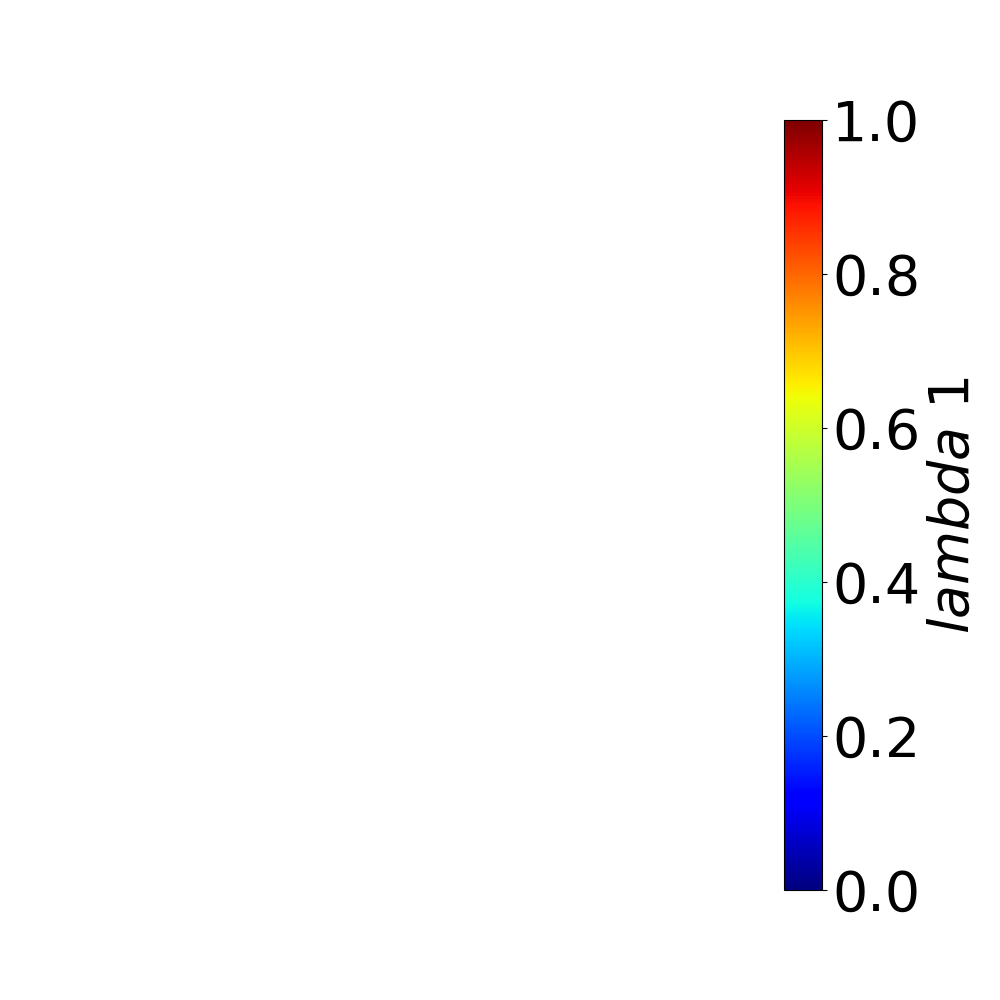

Here is the Python script that generated this plot:
#!/home/kidyan0000/anaconda2/bin/python
import fileinput
import re
import os
import re
import numpy as np
import pymesh
import vispy.scene
from vispy.scene import visuals
from plyfile import PlyData, PlyElement, PlyProperty, PlyListProperty
from math import ceil
import sympy
import matplotlib.pyplot as plt
import matplotlib.colors as colors
from matplotlib.mlab import bivariate_normal
from matplotlib.colors import PowerNorm
from mpl_toolkits.mplot3d import Axes3D
from rbf.basis import RBF, get_r, get_eps


class MidpointNormalize(colors.Normalize):
    def __init__(self, vmin=None, vmax=None, midpoint=None, clip=False):
        self.midpoint = midpoint
        colors.Normalize.__init__(self, vmin, vmax, clip)

    def __call__(self, value, clip=None):
        # I'm ignoring masked values and all kinds of edge cases to make a
        # simple example...
        x, y = [self.vmin, self.midpoint, self.vmax], [0.0, 0.12, 0.6]
        return np.ma.masked_array(np.interp(value, x, y))


def shiftedColorMap(cmap, start=0, midpoint=0.2, stop=1.0, name='shiftedcmap'):
    '''
    Function to offset the "center" of a colormap. Useful for
    data with a negative min and positive max and you want the
    middle of the colormap's dynamic range to be at zero
    
    Input
    -----
      cmap : The matplotlib colormap to be altered
      start : Offset from lowest point in the colormap's range.
          Defaults to 0.0 (no lower ofset). Should be between
          0.0 and 1.0.
      midpoint : The new center of the colormap. Defaults to 
          0.5 (no shift). Should be between 0.0 and 1.0. In
          general, this should be  1 - vmax/(vmax + abs(vmin))
          For example if your data range from -15.0 to +5.0 and
          you want the center of the colormap at 0.0, `midpoint`
          should be set to  1 - 5/(5 + 15)) or 0.75
      stop : Offset from highets point in the colormap's range.
          Defaults to 1.0 (no upper ofset). Should be between
          0.0 and 1.0.
    '''
    cdict = {
        'red': [],
        'green': [],
        'blue': [],
        'alpha': []
    }
      
    # regular index to compute the colors
    reg_index = np.linspace(start, stop, 257)

    # shifted index to match the data
    shift_index = np.hstack([
        np.linspace(0.0, midpoint, 128, endpoint=False), 
        np.linspace(midpoint, 1.0, 129, endpoint=True)
    ])
    
    for ri, si in zip(reg_index, shift_index):
        r, g, b, a = cmap(ri)

        cdict['red'].append((si, r, r))
        cdict['green'].append((si, g, g))
        cdict['blue'].append((si, b, b))
        cdict['alpha'].append((si, a, a))
        
    newcmap = colors.LinearSegmentedColormap(name, cdict)
    plt.register_cmap(cmap=newcmap)

    return newcmap


def loadCorrespondence(fileCorrespPath):
    with open(fileCorrespPath) as file:
	next(file)
	next(file)
        array2d = [[int(digit) for digit in line.split()] for line in file]
    return np.asarray(array2d)


def getNormalizePointCloud(pts):
    max_ = np.amax(np.absolute(pts), axis = 0)        
    factor = np.amax(max_)   
    pts = np.divide(pts , factor)
    return pts   

def getVolumericFrequencyNormalization(bbMaxR, bbMinR, bbMaxT, bbMinT, ptsT, ptsR):
    # prepare the grid
    if bbMinR[0] != bbMaxR[0]:
    	x = np.linspace(bbMinR[0] , bbMaxR[0], len(ptsR))
    if bbMinR[1] != bbMaxR[1]:
	y = np.linspace(bbMinR[1] , bbMaxR[1], len(ptsR))
    if bbMinR[1] != bbMaxR[1]:
	z = np.linspace(bbMinR[2] , bbMaxR[2], len(ptsR))

# read the ply file The vertices will
currentpath = os.getcwd()
os.chdir(currentpath)
 
for i in range(1, 72):
    plyFileName = 'lambda1_' + str(i) + '.ply'
    plydata = PlyData.read(plyFileName)

    x = plydata['vertex']['x']
    y = plydata['vertex']['y']
    z = plydata['vertex']['z']
    #vertices = getNormalizePointCloud(np.column_stack((x, y, z)))
    vertices = np.column_stack((x, y, z))

    q = plydata['vertex']['quality']

    fig = plt.figure( 1, figsize = (10,10))
    ax = fig.add_subplot(111, projection='3d')

    #orig_Jetcmap = plt.cm.jet
    #shiftedJet_cmap = shiftedColorMap(orig_Jetcmap, start=0.0, midpoint=0.2, stop=1.0, name='shifted')
    #clrs = shiftedJet_cmap(q)
    #clrs_jet = plt.cm.jet(q)
    
    norm = colors.PowerNorm(gamma=0.25)    
    clrs = plt.cm.jet(norm(q))
    print clrs 
    
    #q = matplotlib.colors.SymLogNorm(1,vmin=0.0,vmax=0.6)
    #clrs = plt.cm.jet(norms(q))
    color_255 = np.ceil(clrs * 255)
    
    with open('lambdaQuality1_' + str(i) + '.ply', 'w') as fp:
	    fp.write('ply\n')
	    fp.write('format ascii 1.0\n')
	    fp.write('comment VCGLIB generated\n')
	    fp.write('element vertex')
	    fp.write(' ' + str(len(vertices)) + '\n')
	    fp.write('property float x\n')
	    fp.write('property float y\n')
	    fp.write('property float z\n')
	    fp.write('property uchar red\n')
	    fp.write('property uchar green\n')
	    fp.write('property uchar blue\n')
            fp.write('property float quality\n')
	    fp.write('end_header\n')
	    for v in range(0,len(vertices)):
		fp.write('%f %f %f %d %d %d %f\n' %(vertices[v][0], vertices[v][1], vertices[v][2], color_255[v][0], color_255[v][1], color_255[v][2], q[v]))  

    #surf = ax.scatter(vertices[:,0],vertices[:,1], vertices[:,2], c=clrs)
    plt.axis('off')
    sm = plt.cm.ScalarMappable(cmap=plt.cm.jet, norm=norm)
    sm.set_array(q)
    
    #ax.set_xlabel("x")
    #ax.set_ylabel("y")
    #ax.set_zlabel("z")
    #ax.view_init(elev=0., azim=180.0)

    #p = ax.tripcolor(pointsT[:,0], pointsT[:,1], valuesDummyT, shading = 'gouraud', cmap= 'viridis')
    #plt.scatter(vertices[:,0],vertices[:,1], vertices[:,2], s=25, cmap='plasma', marker = 'o') #, edgecolor='k'
    #plt.colorbar(p,ax=ax)
    #plt.grid(True)
    plt.xticks(fontsize = 25) # work on current fig
    #plt.yticks(fontsize = 25) # work on current fig
    #plt.zticks(fontsize = 25) # work on current fig
    #plt.tight_layout()
    cbar=fig.colorbar(sm)
    cbar.ax.tick_params(labelsize=40)
    # plt.rcParams['font.size'] = 50
    font = {'family' : 'serif',
        'color'  : 'black',
        'weight' : 'normal',
        'size'   : 40,
        }
    cbar.set_label('$lambda \ 1$',fontdict=font)
    #cbar.ax.labelsize(20)
    #cbar = plt.colorbar(orientation='vertical')
    #cbar.ax.set_xticklabels(np.arange(np.amin(q), np.amax(q), 8))
    #cbar.set_ticklabels( ('0.0', '0.1', '0.2', '0.3', '0.4',  '0.5',  '0.8',  '1'))
    plt.savefig('colorbar_lambda.png')
    #plt.show()


